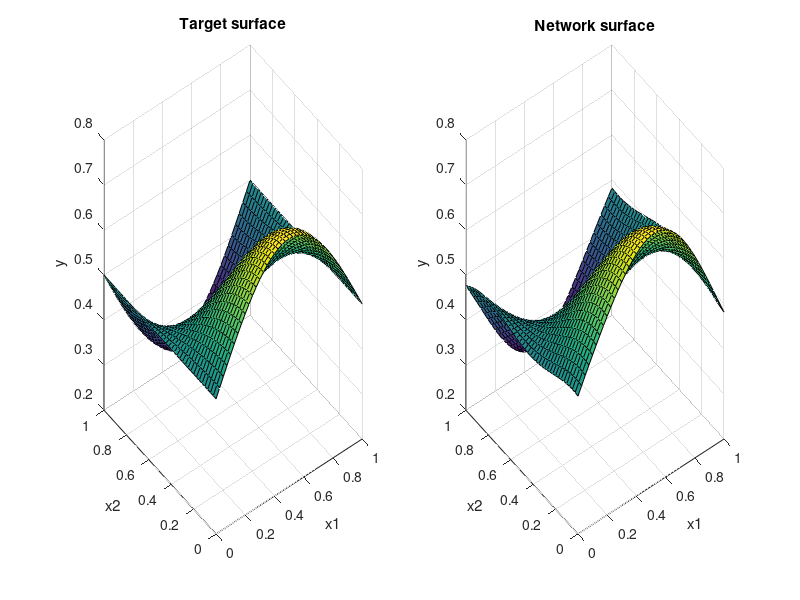
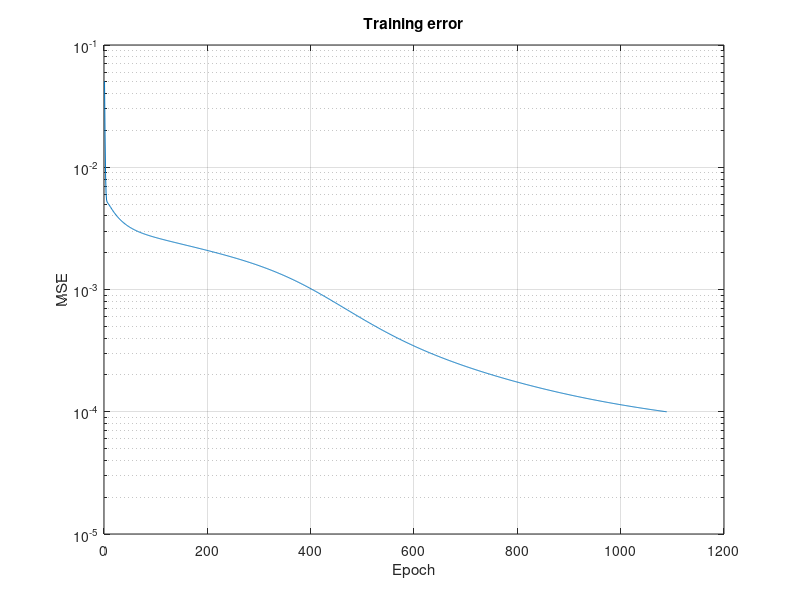

Source code (MATLAB) for these figures, in order:
% Additional task: two inputs and one output, surface approximation.
clear; clc; close all;
rng(2);

% The assignment does not specify a surface, so we choose a simple smooth one.
[X1, X2] = meshgrid(linspace(0, 1, 10));
P = [X1(:)'; X2(:)'];
d = 0.5 + 0.25*sin(pi*P(1, :)).*cos(pi*P(2, :));
H = 8;
W1 = randn(H, 2);
b1 = randn(H, 1);
w2 = 0.3*randn(1, H);
b2 = 0;
eta = 0.02;
maxEpochs = 10000;
loss = zeros(1, maxEpochs);

for epoch = 1:maxEpochs
    for i = 1:size(P, 2)
        h = tanh(W1*P(:, i) + b1);
        y = w2*h + b2;
        e = d(i) - y;
        delta = (w2'*e) .* (1 - h.^2);
        w2 = w2 + eta*e*h';
        b2 = b2 + eta*e;
        W1 = W1 + eta*delta*P(:, i)';
        b1 = b1 + eta*delta;
    end
    yTrain = zeros(size(d));
    for i = 1:size(P, 2)
        yTrain(i) = w2*tanh(W1*P(:, i) + b1) + b2;
    end
    loss(epoch) = mean((d - yTrain).^2);
    if loss(epoch) < 1e-4
        break;
    end
end
loss = loss(1:epoch);

[A, B] = meshgrid(linspace(0, 1, 41));
Z = 0.5 + 0.25*sin(pi*A).*cos(pi*B);
Znet = zeros(size(Z));
for i = 1:numel(A)
    Znet(i) = w2*tanh(W1*[A(i); B(i)] + b1) + b2;
end
fprintf('Epochs: %d\n', epoch);
fprintf('Training MSE: %.6f\n', loss(end));
fprintf('Dense-grid MSE: %.6f\n', mean((Z(:)-Znet(:)).^2));
disp('Hidden-layer weights W1:'); disp(W1);
disp('Hidden-layer biases b1:'); disp(b1);
disp('Output weights w2:'); disp(w2);
fprintf('Output bias b2: %.6f\n', b2);

figure;
subplot(1, 2, 1); surf(A, B, Z); title('Target surface');
xlabel('x1'); ylabel('x2'); zlabel('y'); zlim([0.2 0.8]);
subplot(1, 2, 2); surf(A, B, Znet); title('Network surface');
xlabel('x1'); ylabel('x2'); zlabel('y'); zlim([0.2 0.8]);
figure;
semilogy(loss); xlabel('Epoch'); ylabel('MSE'); grid on;
title('Training error');
